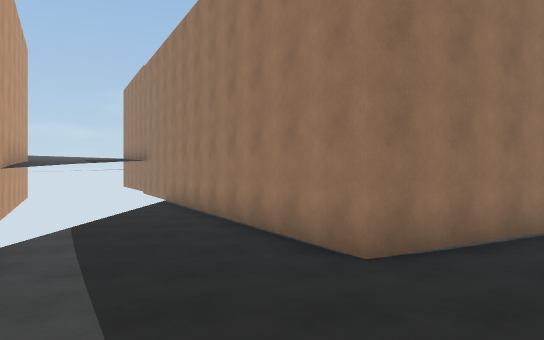
view 1 (above)

24 first-person views from a walk through a scene from a Unity 3-D project. The camera is 1.5 m above the floor, looks level and sees 70° across. The floor is counted in squares, 1.8 m on a side. Each view is taken from the middle of a square. On the plan, view 1 faces up. The plan holds only what a view shows up to about 12 squares ahead; the rest is blank. The place goes on beyond the plan. The player is left out. Surface patterns are stand-ins for the level's own textures.

view 2
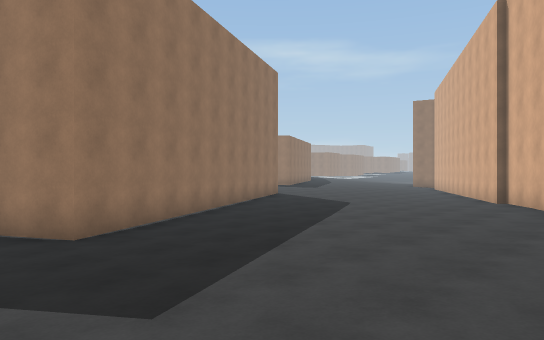

view 3
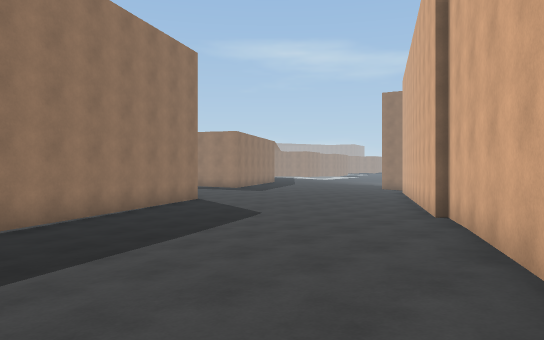

view 4
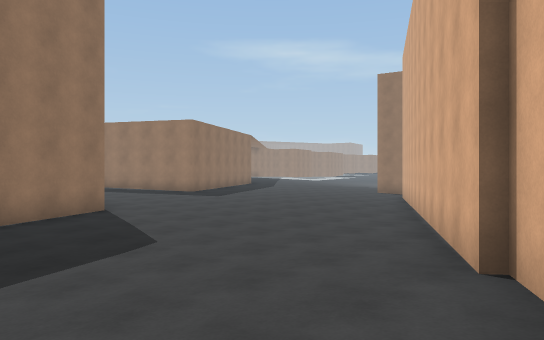

view 5
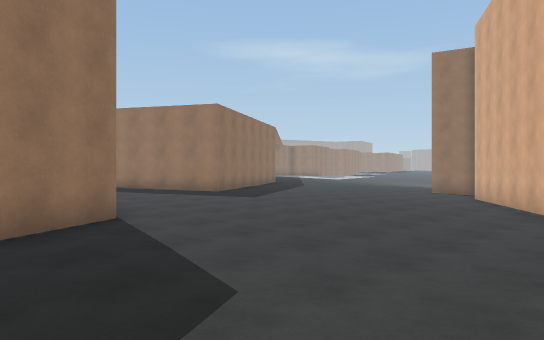

view 6
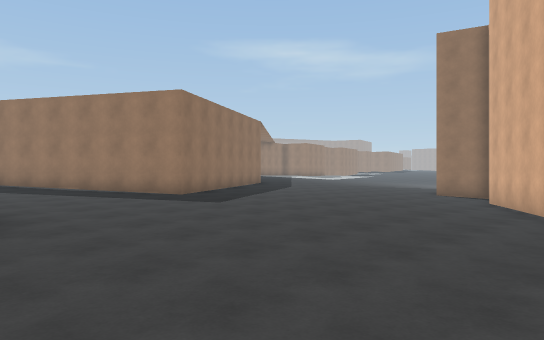

view 7
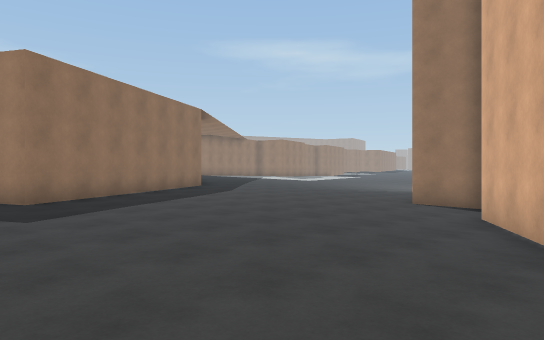

view 8
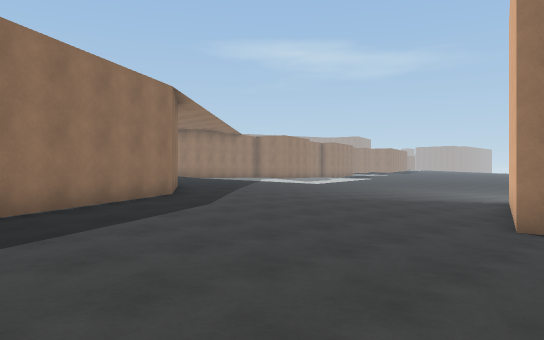

view 9
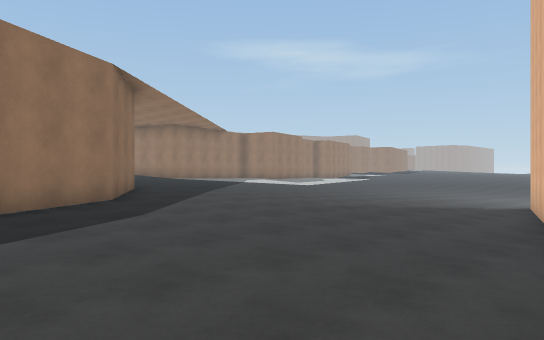

view 10
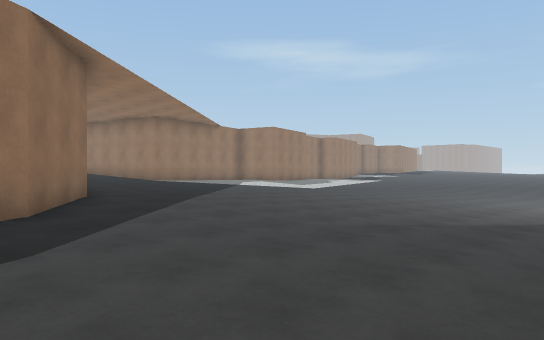

view 11
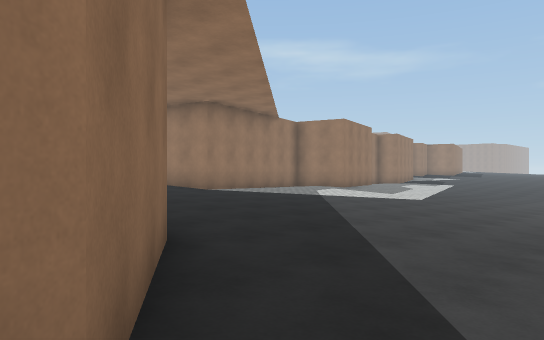

view 12
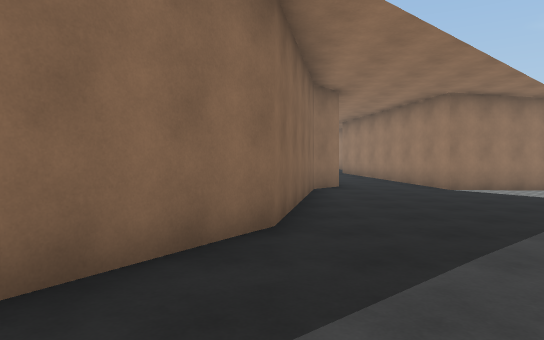

view 13
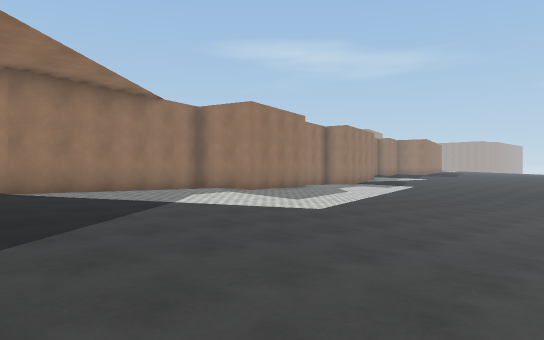

view 14
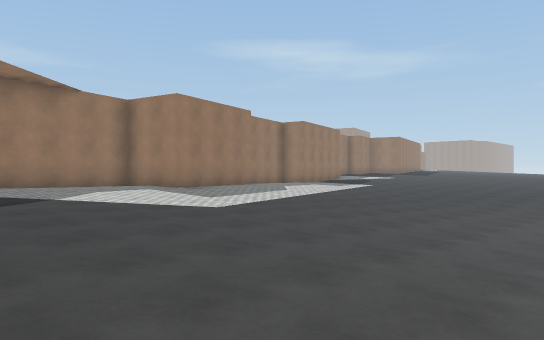

view 15
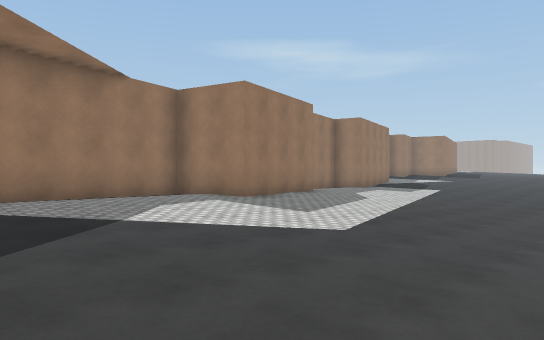

view 16
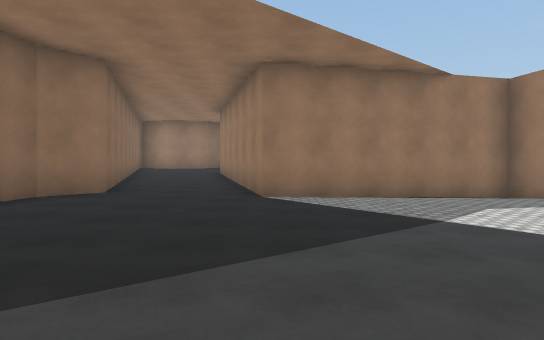

view 17
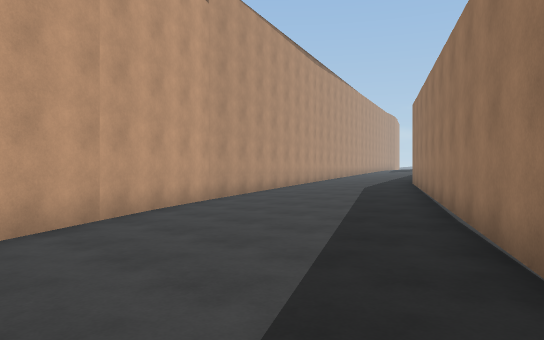

view 18
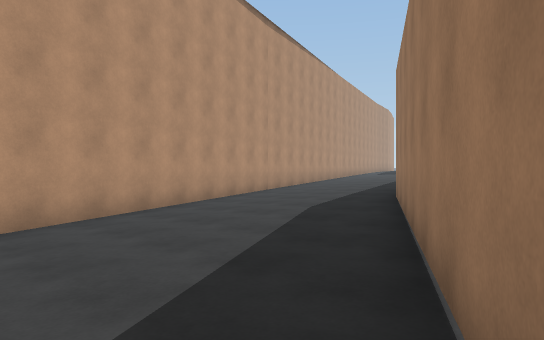

view 19
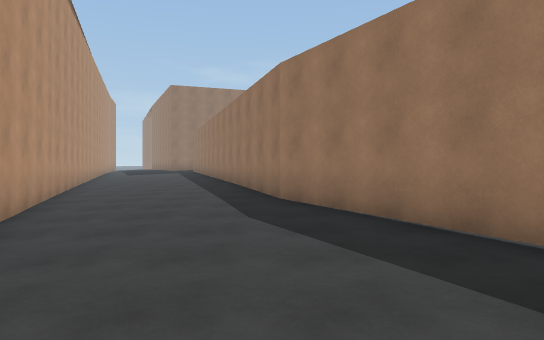

view 20
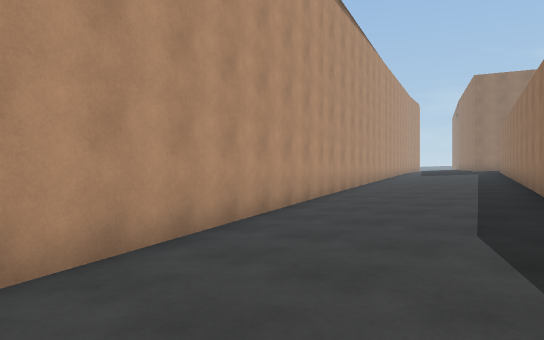

view 21
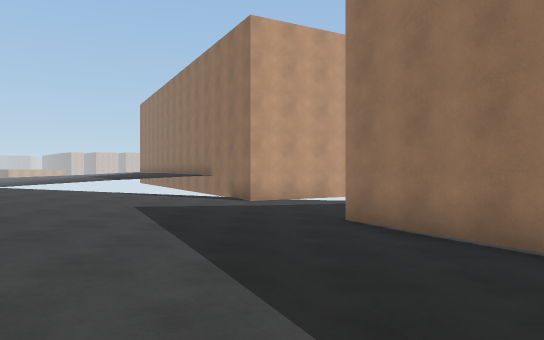

view 22
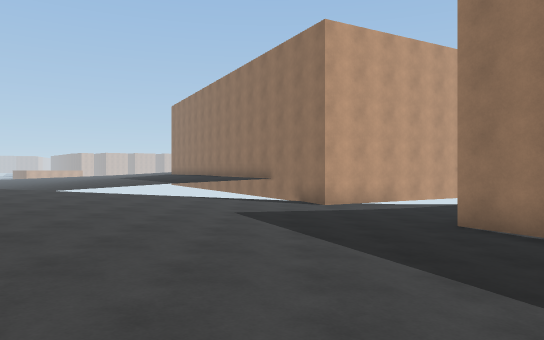

view 23
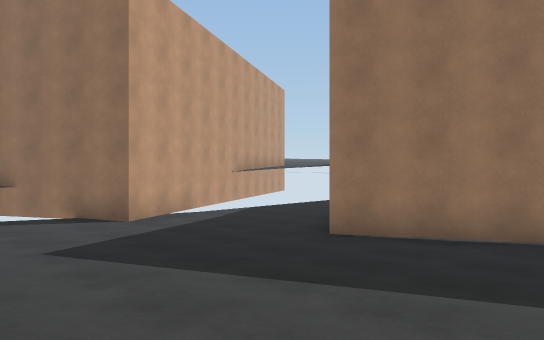

view 24
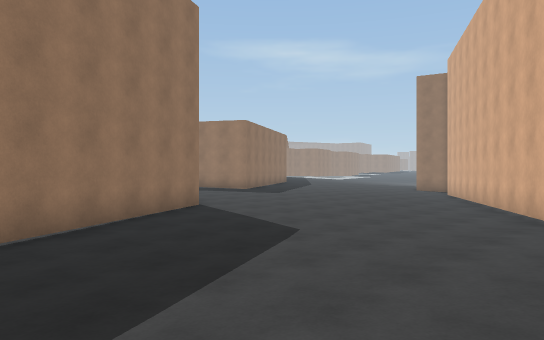

### Floor plan
Key: @ floor where view 1 was taken; # wall or solid block; . main floor; : floor 0.25 m higher than the main floor; - floor 0.25 m lower than the main floor; + floor 0.5 m higher than the main floor; _ floor 0.5 m lower than the main floor; * floor 0.75 m higher than the main floor; % floor 1 m higher than the main floor; / step, stairs or slope.
Columns run from 4 left of view 1 to 41 right of it. Each row starts with its distance up from view 1.
 27         #%%%%##              #%%%# #####
 26         #**%%%#              #%%%###***####
 25         ##**%%#              #%*******+##+++
 24          #***%##            ##****+++++++++++
 23          #*****#            #****+++++++:::://
 22          ##****##           #***++++:::://....
 21           #++***#           #**++++::::.....--
 20           ##+++*##         ##+++++::::....----
 19            #+++++#         #++++:::::....-----
 18            #+++++##       ##+++:::::....----_-
 17            ##+++++##    ###+++::::.....----___
 16             #::::::#   ##::::::::....-----
 15             ##:::::#####::::::::....---
 14              #::::::##:::::::::....----
 13              ##::::::::::::::.....----_
 12  ##           #:::::::::::......-----_
 11  .#             ::::::::.......--###
 10  .##          ##::::::.......#####
  9  ..#        ###.............##
  8  ..##     ###..............-#
  7  ...#   ###..............##
  6 #...#####..............###
  5 #....##...............##
  4 ##..................###
  3 ##................###
  2 ##......::::::::###
  1 #::::::::::::::##
  0  :::@:::::::+###
 -1  :::::::+++###
 -2  +++++++++
 -3  +++++++

Positions as (right, up) in squares from view 1, and headings:
1: (0, 0), facing up
2: (-1, -2), facing up-right
3: (3, -2), facing up-right
4: (7, 0), facing up-right
5: (8, 3), facing up-right
6: (10, 4), facing up-right
7: (14, 5), facing up-right
8: (17, 8), facing up-right
9: (19, 9), facing up-right
10: (21, 11), facing up-right
11: (22, 16), facing up-right
12: (24, 15), facing up
13: (27, 16), facing up-right
14: (29, 15), facing up-right
15: (29, 18), facing up-right
16: (29, 18), facing up
17: (16, 11), facing up-left
18: (14, 16), facing up-left
19: (10, 16), facing up
20: (11, 17), facing up-left
21: (8, 3), facing left
22: (8, 1), facing left
23: (5, -1), facing up-left
24: (5, 1), facing up-right
